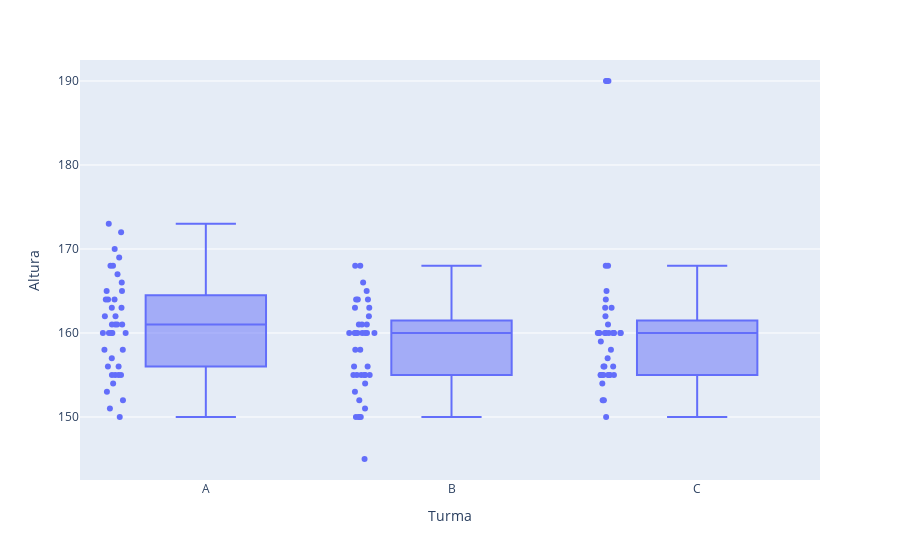

Write notebook code for a chart like this one.
### Markdown cell above
### Plotagem

### Code cell
px.box(alturas_gerais,x='Turma',y='Altura',points='all')
#fig.show()

### Figure 1 — Plotly figure (JSON) as saved in the notebook; plotly's stock layout.template omitted (floating-point values rounded to 4 significant figures)
{"data": [{"alignmentgroup": "True", "boxpoints": "all", "hovertemplate": "Turma=%{x}<br>Altura=%{y}<extra></extra>", "legendgroup": "", "marker": {"color": "#636efa"}, "name": "", "notched": false, "offsetgroup": "", "orientation": "v", "showlegend": false, "type": "box", "x": ["A", "A", "A", "A", "A", "A", "A", "A", "A", "A", "A", "A", "A", "A", "A", "A", "A", "A", "A", "A", "A", "A", "A", "A", "A", "A", "A", "A", "A", "A", "A", "A", "A", "A", "A", "A", "A", "A", "A", "A", "B", "B", "B", "B", "B", "B", "B", "B", "B", "B", "B", "B", "B", "B", "B", "B", "B", "B", "B", "B", "B", "B", "B", "B", "B", "B", "B", "B", "B", "B", "B", "B", "B", "B", "B", "B", "B", "B", "B", "B", "C", "C", "C", "C", "C", "C", "C", "C", "C", "C", "C", "C", "C", "C", "C", "C", "C", "C", "C", "C", "C", "C", "C", "C", "C", "C", "C", "C", "C", "C", "C", "C", "C", "C", "C", "C", "C", "C", "C", "C"], "x0": " ", "xaxis": "x", "y": [166, 160, 161, 150, 162, 160, 165, 167, 164, 160, 162, 161, 168, 163, 165, 173, 160, 155, 164, 168, 155, 152, 163, 160, 155, 155, 169, 151, 170, 164, 154, 161, 156, 172, 153, 157, 156, 158, 158, 161, 166, 160, 161, 150, 162, 160, 160, 160, 164, 160, 150, 161, 168, 163, 165, 155, 160, 155, 164, 168, 155, 152, 163, 160, 155, 155, 155, 151, 150, 164, 154, 161, 156, 160, 153, 145, 156, 158, 158, 150, 160, 160, 156, 160, 162, 150, 155, 160, 190, 190, 155, 152, 168, 163, 165, 156, 160, 161, 164, 168, 155, 152, 163, 160, 155, 155, 155, 156, 160, 155, 158, 160, 160, 155, 154, 159, 157, 160, 160, 190], "y0": " ", "yaxis": "y"}], "layout": {"boxmode": "group", "legend": {"tracegroupgap": 0}, "margin": {"t": 60}, "xaxis": {"anchor": "y", "domain": [0, 1], "title": {"text": "Turma"}}, "yaxis": {"anchor": "x", "domain": [0, 1], "title": {"text": "Altura"}}}}
